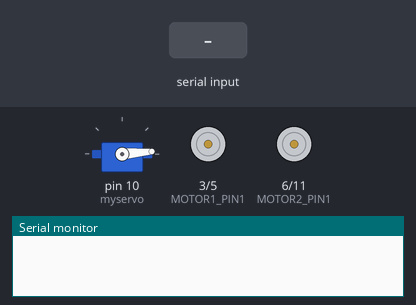
A sketch run on a simulated Arduino Uno, built with avr-gcc and run on an emulated ATmega328P. Shown: servo, motor-driver pin pairs drawn as motors (green arrow = first pin HIGH = forward, orange = second pin HIGH = backward, longer = more drive), the last lines printed to the serial monitor. The inputs (shaded band) are chosen by the test bench.

Above: at 2.6 s.
2.7 s: "w" received over Serial
At 3.1 s:
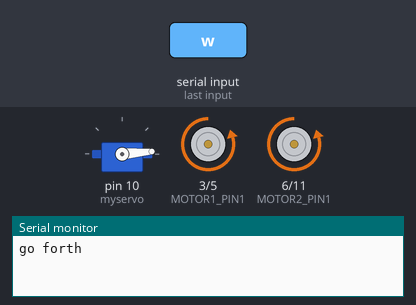
4.8 s: "s" received over Serial
At 5.2 s:
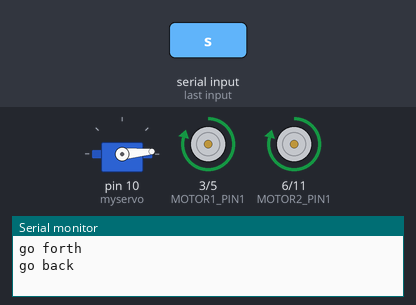
6.9 s: "a" received over Serial
At 7.3 s:
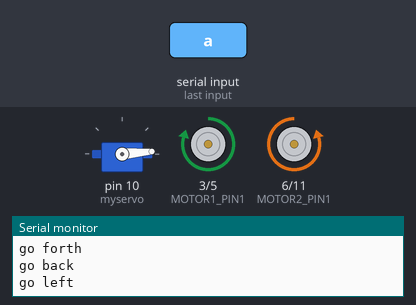
9.0 s: "d" received over Serial
At 9.4 s:
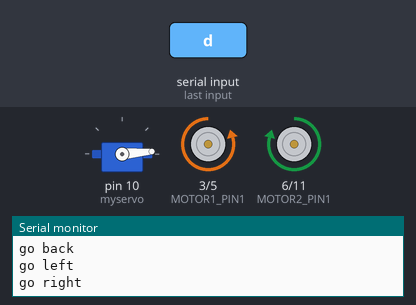
Timing chart, 0 to 12.0 s (numbered marks = the images above; inputs shaded):
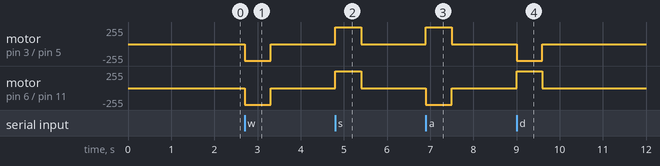

The sketch:

arduinoWrapper.ino
```cpp
#include <Servo.h>

int incomingByte = 0; // for incoming serial data
unsigned int MOTOR2_PIN1 = 6;
unsigned int MOTOR2_PIN2 = 11;
unsigned int MOTOR1_PIN1 = 3;
unsigned int MOTOR1_PIN2 = 5;

Servo myservo;
int minPos = 5;
int maxPos = 160;

void setup() {
    myservo.attach(10);
    openClaw();
    closeClaw();
  Serial.begin(9600); // opens serial port, sets data rate to 9600 bps
}

void loop() {
  if (Serial.available() > 0) {
    incomingByte = Serial.read();
    if(incomingByte==119){
      Serial.println("go forth");
      goForth();
      delay(600);
    }else if(incomingByte==115){
      Serial.println("go back");
      goBack();
      delay(600);
    }else if(incomingByte==97){
      Serial.println("go left");
      goLeft();
      delay(600);
    }else if(incomingByte==100){
      Serial.println("go right");
      goRight();
      delay(600);
    }else if(incomingByte==103){
      Serial.println("grip");
      closeClaw();
    }else if(incomingByte==114){
      Serial.println("release");
      openClaw();
    }
    go(0, 0);
//    Serial.print("I received: ");
//    Serial.println(incomingByte, DEC);
  }
}

void closeClaw(){
  myservo.write(minPos);
  delay(700);
}

void openClaw(){
  myservo.write(maxPos);
  delay(700);
}

void pin1m1(){
  analogWrite(MOTOR1_PIN1, 0);
  analogWrite(MOTOR1_PIN2, 0);
  analogWrite(MOTOR2_PIN1, 250);
  analogWrite(MOTOR2_PIN2, 0);
}

void goForth(){
  analogWrite(MOTOR1_PIN1, 0);
  analogWrite(MOTOR1_PIN2, 250);
  analogWrite(MOTOR2_PIN1, 0);
  analogWrite(MOTOR2_PIN2, 250);
}

void goBack(){
  analogWrite(MOTOR1_PIN1, 250);
  analogWrite(MOTOR1_PIN2, 0);
  analogWrite(MOTOR2_PIN1, 250);
  analogWrite(MOTOR2_PIN2, 0);
}

void goLeft(){
  analogWrite(MOTOR1_PIN1, 250);
  analogWrite(MOTOR1_PIN2, 0);
  analogWrite(MOTOR2_PIN1, 0);
  analogWrite(MOTOR2_PIN2, 250);
}

void goRight(){
  analogWrite(MOTOR1_PIN1, 0);
  analogWrite(MOTOR1_PIN2, 250);
  analogWrite(MOTOR2_PIN1, 250);
  analogWrite(MOTOR2_PIN2, 0);
}

void go(int speedLeft, int speedRight)
{
  if (speedLeft > 0)
  {
    analogWrite(MOTOR1_PIN1, speedLeft);
    analogWrite(MOTOR1_PIN2, 0);
  }
  else
  {
    analogWrite(MOTOR1_PIN1, 0);
    analogWrite(MOTOR1_PIN2, -speedLeft);
  }

  if (speedRight > 0)
  {
    analogWrite(MOTOR2_PIN1, speedRight);
    analogWrite(MOTOR2_PIN2, 0);
  }
  else
  {
    analogWrite(MOTOR2_PIN1, 0);
    analogWrite(MOTOR2_PIN2, -speedRight);
  }
}
```

Measured:
- after the input at 2.7 s, motor on pin 3 (MOTOR1_PIN1) / pin 5 (MOTOR1_PIN2), motor on pin 6 (MOTOR2_PIN1) / pin 11 (MOTOR2_PIN2): stopped → backward 250/255 at once, → stopped 0.60 s later
- after the input at 4.8 s, motor on pin 3 (MOTOR1_PIN1) / pin 5 (MOTOR1_PIN2), motor on pin 6 (MOTOR2_PIN1) / pin 11 (MOTOR2_PIN2): stopped → forward 250/255 at once, → stopped 0.60 s later
- after the input at 6.9 s, motor on pin 3 (MOTOR1_PIN1) / pin 5 (MOTOR1_PIN2): stopped → forward 250/255 at once, → stopped 0.60 s later; motor on pin 6 (MOTOR2_PIN1) / pin 11 (MOTOR2_PIN2): stopped → backward 250/255 at once, → stopped 0.60 s later
- after the input at 9.0 s, motor on pin 3 (MOTOR1_PIN1) / pin 5 (MOTOR1_PIN2): stopped → backward 250/255 at once, → stopped 0.60 s later; motor on pin 6 (MOTOR2_PIN1) / pin 11 (MOTOR2_PIN2): stopped → forward 250/255 at once, → stopped 0.60 s later
